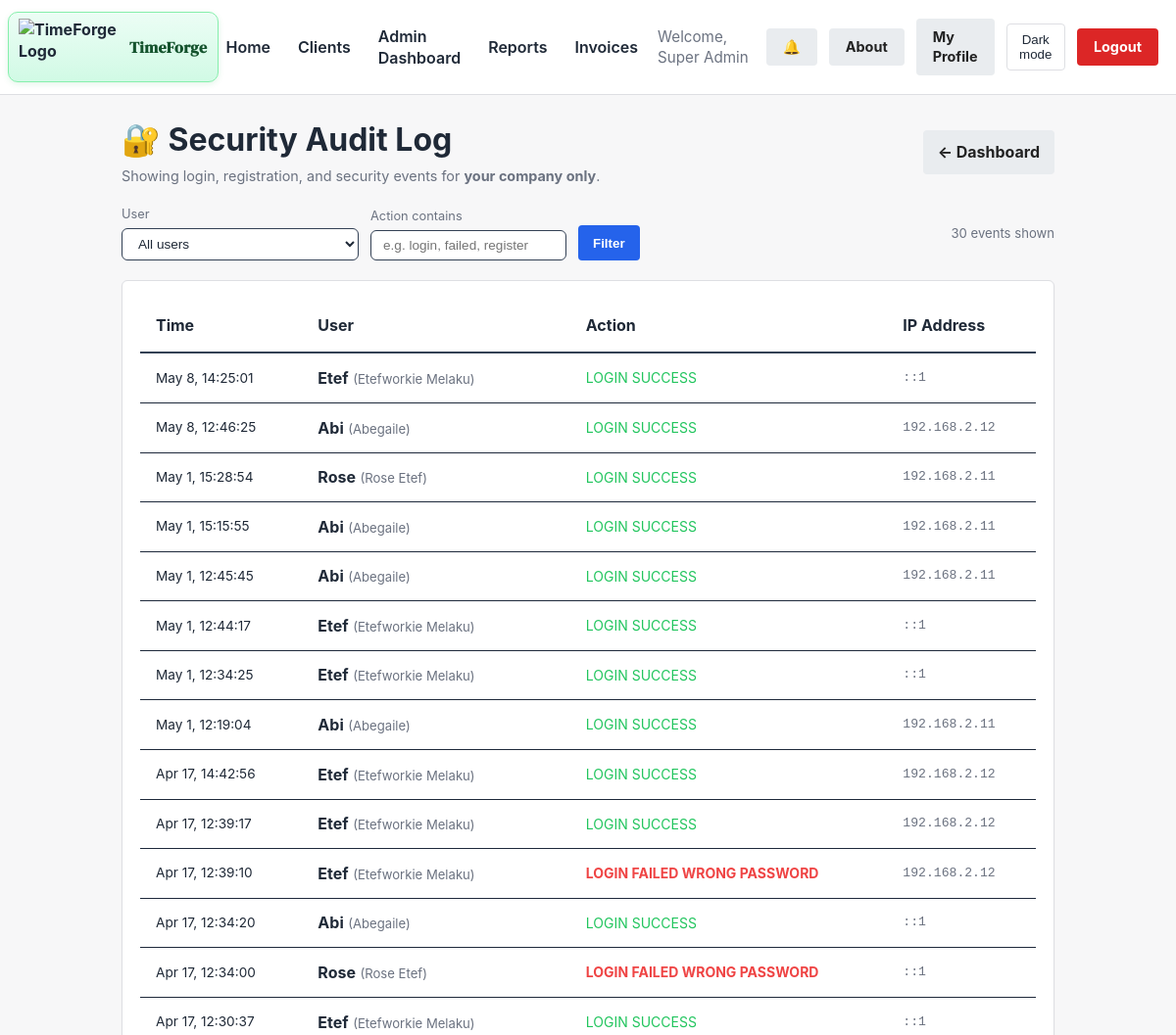
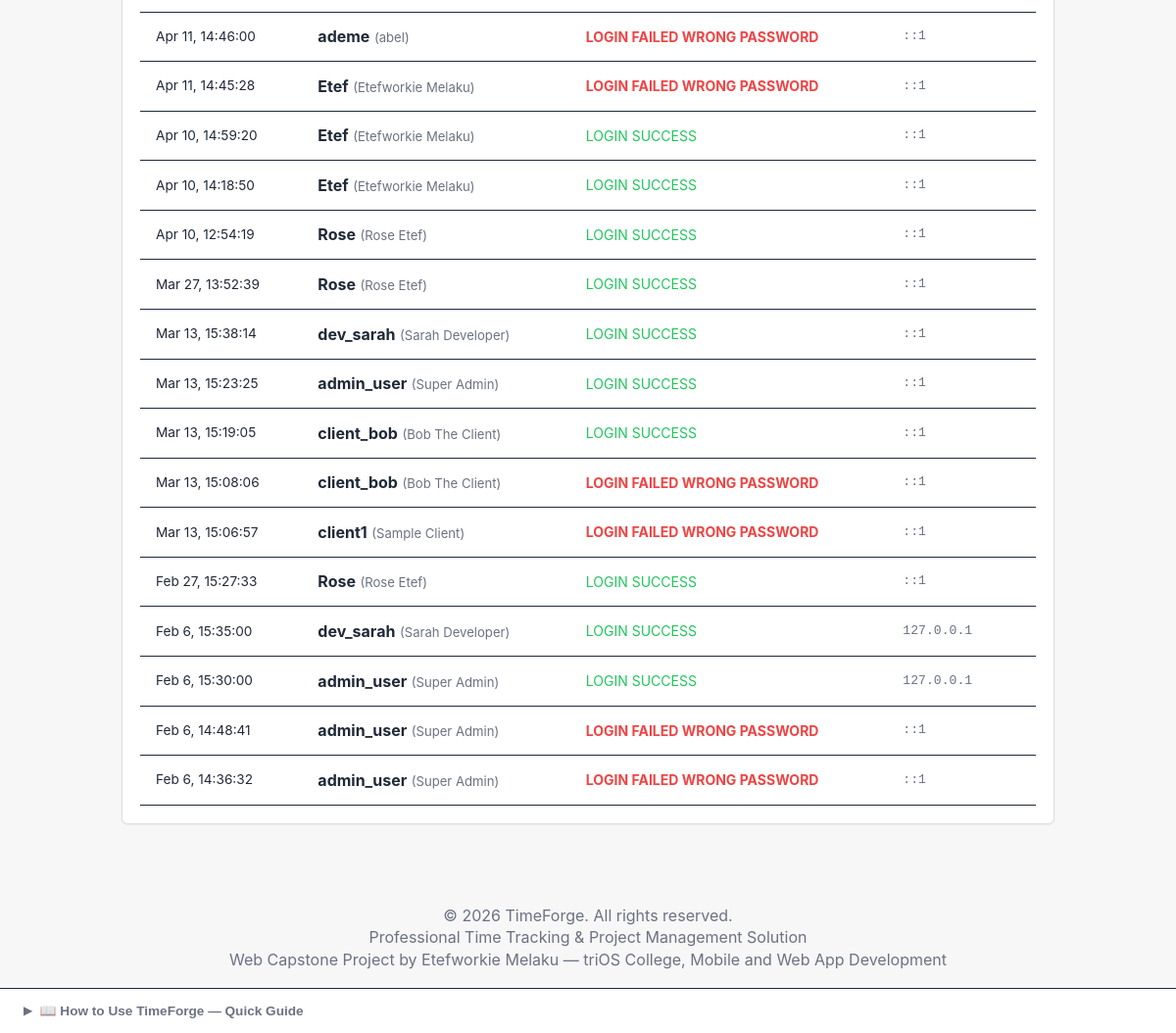
/admin/audit_logs.php (signed in), run on the app's committed database (2 pictures, top to bottom).
### tables this page shows
CREATE TABLE `audit_logs` (
  `id` int(11) NOT NULL,
  `user_id` int(11) NOT NULL,
  `company_id` int(11) DEFAULT NULL,
  `action` varchar(100) NOT NULL,
  `ip_address` varchar(45) DEFAULT NULL,
  `user_agent` text DEFAULT NULL,
  `created_at` timestamp NOT NULL DEFAULT current_timestamp()
);

CREATE TABLE `users` (
  `id` int(11) NOT NULL,
  `company_id` int(11) DEFAULT NULL,
  `username` varchar(50) NOT NULL,
  `email` varchar(100) NOT NULL,
  `password` varchar(255) NOT NULL,
  `role` enum('admin','freelancer','client') NOT NULL DEFAULT 'freelancer',
  `full_name` varchar(100) NOT NULL,
  `company_name` varchar(150) DEFAULT NULL,
  `business_tagline` varchar(200) DEFAULT NULL,
  `company_logo` varchar(255) DEFAULT NULL,
  `is_active` tinyint(1) DEFAULT 1,
  `last_login` datetime DEFAULT NULL,
  `last_active_at` datetime DEFAULT NULL,
  `current_project_id` int(11) DEFAULT NULL,
  `password_reset_token` varchar(255) DEFAULT NULL,
  `password_reset_expires` datetime DEFAULT NULL,
  `created_at` timestamp NOT NULL DEFAULT current_timestamp(),
  `updated_at` timestamp NOT NULL DEFAULT current_timestamp() ON UPDATE current_timestamp()
);

### admin/audit_logs.php (the view, shortened to what this page needs)
<?php
require_once __DIR__ . '/../includes/auth.php';
$company_id = (int)$_SESSION['company_id'];
$filter_action = trim($_GET['action_type'] ?? '');
try {
    $where  = ['(al.company_id = :cid OR (al.company_id IS NULL AND u.company_id = :cid2))'];
    $params = [':cid' => $company_id, ':cid2' => $company_id];
    $whereSQL = implode(' AND ', $where);
    $sql = "
        SELECT al.*, u.username, u.full_name
        FROM audit_logs al
        LEFT JOIN users u ON al.user_id = u.id
        WHERE $whereSQL
        ORDER BY al.created_at DESC
        LIMIT 200
    ";
    $stmt = $pdo->prepare($sql);
    $stmt->execute($params);
    $logs = $stmt->fetchAll(PDO::FETCH_ASSOC);
} catch (PDOException $e) {
    die("Error fetching logs: " . $e->getMessage());
}
?>
<!DOCTYPE html>
<html lang="en">
<head>
    <link rel="stylesheet" href="<?= APP_BASE ?>/css/style.css">
</head>
<body>
    <?php include_once __DIR__ . '/../includes/header_partial.php'; ?>
    <div class="container">
        <div style="display: flex; justify-content: space-between; align-items: center; margin-bottom: 1.25rem; flex-wrap:wrap; gap:1rem;">
            <div>
                <h1>🔐 Security Audit Log</h1>
                <p style="color: var(--color-text-secondary); margin:.25rem 0 0; font-size:.9rem;">
                    Showing login, registration, and security events for <strong>your company only</strong>.
                </p>
            </div>
            <a href="<?= APP_BASE ?>/admin/dashboard.php" class="btn btn-secondary">← Dashboard</a>
        </div>
        <form method="GET" style="display:flex; gap:.75rem; flex-wrap:wrap; margin-bottom:1.25rem; align-items:flex-end;">
            <div>
                <label style="font-size:.8rem; color:var(--color-text-secondary); display:block; margin-bottom:.3rem;">User</label>
                <select name="user_id" style="background:var(--color-card); border:1px solid #334155; color:var(--color-text); border-radius:6px; padding:.45rem .75rem; font-size:.85rem;">
                    <option value="">All users</option>
                </select>
            </div>
            <div>
                <label style="font-size:.8rem; color:var(--color-text-secondary); display:block; margin-bottom:.3rem;">Action contains</label>
                <input type="text" name="action_type" value="<?= htmlspecialchars($filter_action) ?>"
                       placeholder="e.g. login, failed, register"
                       style="background:var(--color-card); border:1px solid #334155; color:var(--color-text); border-radius:6px; padding:.45rem .75rem; font-size:.85rem; width:200px;">
            </div>
            <button type="submit" class="btn btn-primary" style="height:36px;">Filter</button>
            <span style="margin-left:auto; font-size:.82rem; color:var(--color-text-secondary); align-self:center;">
                <?= count($logs) ?> event<?= count($logs) !== 1 ? 's' : '' ?> shown
            </span>
        </form>
        <div class="card">
            <div style="overflow-x: auto;">
                <table style="width: 100%; border-collapse: collapse;">
                    <thead>
                        <tr style="border-bottom: 2px solid #334155; text-align: left;">
                            <th style="padding: 1rem;">Time</th>
                            <th style="padding: 1rem;">User</th>
                            <th style="padding: 1rem;">Action</th>
                            <th style="padding: 1rem;">IP Address</th>
                        </tr>
                    </thead>
                    <tbody>
                        <?php foreach ($logs as $log):
                            $actionClass = '';
                            if (strpos($log['action'], 'failed') !== false || strpos($log['action'], 'error') !== false)
                                $actionClass = 'color: #ef4444; font-weight: bold;';
                            elseif (strpos($log['action'], 'success') !== false)
                                $actionClass = 'color: #22c55e;';
                            elseif (strpos($log['action'], 'register') !== false)
                                $actionClass = 'color: #3b82f6;';
                        ?>
                        <tr style="border-bottom: 1px solid #1e293b;">
                            <td style="padding: .85rem 1rem; white-space: nowrap; font-size:.85rem;">
                                <?= date('M j, H:i:s', strtotime($log['created_at'])) ?>
                            </td>
                            <td style="padding: .85rem 1rem;">
                                <?php if ($log['user_id'] && $log['username']): ?>
                                    <strong><?= htmlspecialchars($log['username']) ?></strong>
                                    <span style="color: var(--color-text-secondary); font-size: 0.82em;">(<?= htmlspecialchars($log['full_name'] ?? '') ?>)</span>
                                <?php else: ?>
                                    <span style="color: var(--color-text-secondary);">System / Guest</span>
                                <?php endif; ?>
                            </td>
                            <td style="padding: .85rem 1rem; <?= $actionClass ?>; font-size:.875rem;">
                                <?= htmlspecialchars(str_replace('_', ' ', strtoupper($log['action']))) ?>
                            </td>
                            <td style="padding: .85rem 1rem; font-family: monospace; font-size:.82rem; color:var(--color-text-secondary);">
                                <?= htmlspecialchars($log['ip_address'] ?? '—') ?>
                            </td>
                        </tr>
                        <?php endforeach; ?>
                    </tbody>
                </table>
            </div>
        </div>
    </div>
    <?php include_once __DIR__ . '/../includes/footer_partial.php'; ?>
</body>
</html>

### css/style.css (style rules this page uses)
:root { --color-bg: #f7f7f8; --color-bg-secondary: #f1f5f9; --color-card: #ffffff; --color-card-bg: #ffffff; --color-text: #1f2937; --color-text-secondary: #6b7280; --color-border: #e5e7eb; --color-accent: #2563eb; --color-accent-light: #eff6ff; --tf-timer-bg: #1e293b; --tf-timer-text: #f8fafc; --tf-timer-accent: #3b82f6; --tf-timer-danger: #ef4444; --tf-timer-idle: #f59e0b; --page-bg: #f7f7f8; --spinner-accent:#2563eb; --spinner-track: #e5e7eb; --text-color: #1f2937; }
* { margin: 0; padding: 0; box-sizing: border-box; }
html, body { height: 100%; }
body { font-family: -apple-system, BlinkMacSystemFont, "Segoe UI", Roboto, Arial, sans-serif; background: var(--color-bg); color: var(--color-text); line-height: 1.4; transition: background-color 0.3s ease, color 0.3s ease; }
a { color: #2563eb; text-decoration: none; }
.container { max-width: 1000px; margin: 0 auto; padding: 24px; }
.card { background: #ffffff; border: 1px solid #dedfe3; border-radius: 6px; padding: 18px; box-shadow: 0 1px 2px rgba(0, 0, 0, 0.06); }
.btn { display: inline-block; padding: 10px 14px; border-radius: 4px; border: 1px solid transparent; font-weight: 700; cursor: pointer; }
.btn-primary { background: #2563eb; color: #fff; }
.btn-secondary { background: #e9ecef; color: #222; }

### css/time_tracker.css (style rules this page uses)
:root { --tf-timer-bg: #1e1e2d; --tf-timer-text: #ffffff; --tf-timer-accent: #00d2b5; --tf-timer-danger: #ff5b5b; --tf-timer-idle: #f39c12; }

### data on the page
audit_logs: created_at "May 8, 14:25:01", user.username "Etef", user.full_name "Etefworkie Melaku", action "LOGIN SUCCESS", ip_address "::1"
audit_logs: created_at "May 8, 12:46:25", user.username "Abi", user.full_name "Abegaile", action "LOGIN SUCCESS", ip_address "192.168.2.12"
audit_logs: created_at "May 1, 15:28:54", user.username "Rose", user.full_name "Rose Etef", action "LOGIN SUCCESS", ip_address "192.168.2.11"
audit_logs: created_at "May 1, 15:15:55", user.username "Abi", user.full_name "Abegaile", action "LOGIN SUCCESS", ip_address "192.168.2.11"
audit_logs: created_at "May 1, 12:45:45", user.username "Abi", user.full_name "Abegaile", action "LOGIN SUCCESS", ip_address "192.168.2.11"
audit_logs: created_at "May 1, 12:44:17", user.username "Etef", user.full_name "Etefworkie Melaku", action "LOGIN SUCCESS", ip_address "::1"
audit_logs: created_at "May 1, 12:34:25", user.username "Etef", user.full_name "Etefworkie Melaku", action "LOGIN SUCCESS", ip_address "::1"
audit_logs: created_at "May 1, 12:19:04", user.username "Abi", user.full_name "Abegaile", action "LOGIN SUCCESS", ip_address "192.168.2.11"
audit_logs: created_at "Apr 17, 14:42:56", user.username "Etef", user.full_name "Etefworkie Melaku", action "LOGIN SUCCESS", ip_address "192.168.2.12"
audit_logs: created_at "Apr 17, 12:39:17", user.username "Etef", user.full_name "Etefworkie Melaku", action "LOGIN SUCCESS", ip_address "192.168.2.12"
audit_logs: created_at "Apr 17, 12:39:10", user.username "Etef", user.full_name "Etefworkie Melaku", action "LOGIN FAILED WRONG PASSWORD", ip_address "192.168.2.12"
audit_logs: created_at "Apr 17, 12:34:20", user.username "Abi", user.full_name "Abegaile", action "LOGIN SUCCESS", ip_address "::1"
audit_logs: created_at "Apr 17, 12:34:00", user.username "Rose", user.full_name "Rose Etef", action "LOGIN FAILED WRONG PASSWORD", ip_address "::1"
audit_logs: created_at "Apr 17, 12:30:37", user.username "Etef", user.full_name "Etefworkie Melaku", action "LOGIN SUCCESS", ip_address "::1"
audit_logs: created_at "Apr 11, 14:46:00", user.username "ademe", user.full_name "abel", action "LOGIN FAILED WRONG PASSWORD", ip_address "::1"
audit_logs: created_at "Apr 11, 14:45:28", user.username "Etef", user.full_name "Etefworkie Melaku", action "LOGIN FAILED WRONG PASSWORD", ip_address "::1"
audit_logs: created_at "Apr 10, 14:59:20", user.username "Etef", user.full_name "Etefworkie Melaku", action "LOGIN SUCCESS", ip_address "::1"
audit_logs: created_at "Apr 10, 14:18:50", user.username "Etef", user.full_name "Etefworkie Melaku", action "LOGIN SUCCESS", ip_address "::1"
audit_logs: created_at "Apr 10, 12:54:19", user.username "Rose", user.full_name "Rose Etef", action "LOGIN SUCCESS", ip_address "::1"
audit_logs: created_at "Mar 27, 13:52:39", user.username "Rose", user.full_name "Rose Etef", action "LOGIN SUCCESS", ip_address "::1"
audit_logs: created_at "Mar 13, 15:38:14", user.username "dev_sarah", user.full_name "Sarah Developer", action "LOGIN SUCCESS", ip_address "::1"
audit_logs: created_at "Mar 13, 15:23:25", user.username "admin_user", user.full_name "Super Admin", action "LOGIN SUCCESS", ip_address "::1"
audit_logs: created_at "Mar 13, 15:19:05", user.username "client_bob", user.full_name "Bob The Client", action "LOGIN SUCCESS", ip_address "::1"
audit_logs: created_at "Mar 13, 15:08:06", user.username "client_bob", user.full_name "Bob The Client", action "LOGIN FAILED WRONG PASSWORD", ip_address "::1"
audit_logs: created_at "Mar 13, 15:06:57", user.username "client1", user.full_name "Sample Client", action "LOGIN FAILED WRONG PASSWORD", ip_address "::1"
audit_logs: created_at "Feb 27, 15:27:33", user.username "Rose", user.full_name "Rose Etef", action "LOGIN SUCCESS", ip_address "::1"
audit_logs: created_at "Feb 6, 15:35:00", user.username "dev_sarah", user.full_name "Sarah Developer", action "LOGIN SUCCESS", ip_address "127.0.0.1"
audit_logs: created_at "Feb 6, 15:30:00", user.username "admin_user", user.full_name "Super Admin", action "LOGIN SUCCESS", ip_address "127.0.0.1"
audit_logs: created_at "Feb 6, 14:48:41", user.username "admin_user", user.full_name "Super Admin", action "LOGIN FAILED WRONG PASSWORD", ip_address "::1"
audit_logs: created_at "Feb 6, 14:36:32", user.username "admin_user", user.full_name "Super Admin", action "LOGIN FAILED WRONG PASSWORD", ip_address "::1"

### other printed values
$current_user['full_name'] "Super Admin"
count($logs) "30"
